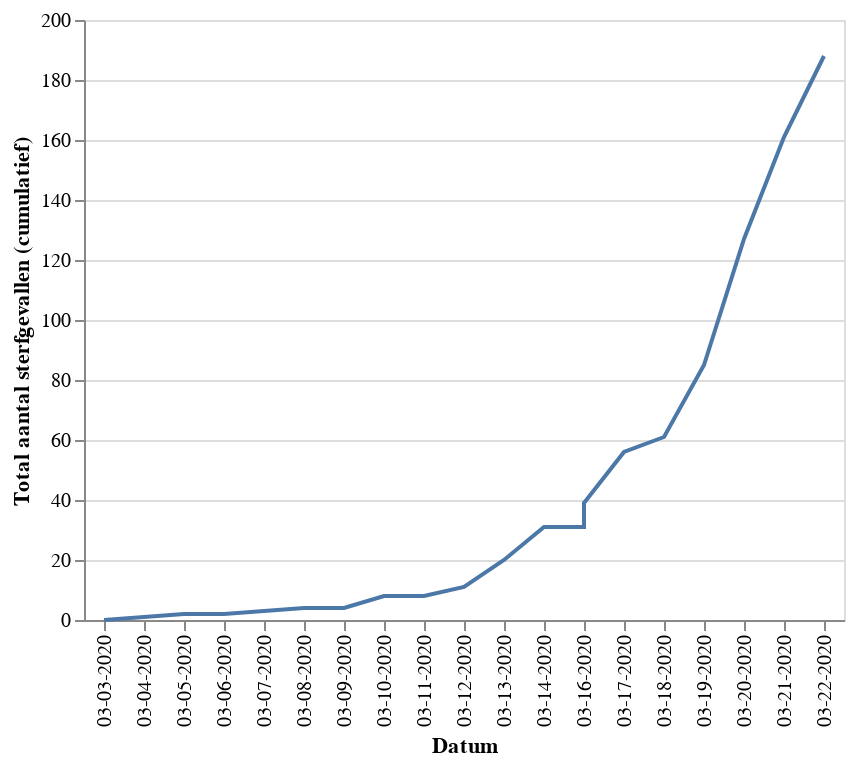

The code cell stored with this chart in its notebook:
### Code cell
#hide_input
test = df_aantal.T
test.columns = test.iloc[-1]
# test = test.iloc[:,4:-2]
test = test[:-1]
test = test.reset_index()
def change(col):
    return ''.join([c for c in col if c not in set(punctuation)-set(['-'])])
res = {c:change(c) for c in test.columns if set(punctuation) & set(c)-set(['-'])}
test.rename(columns=res, inplace=True)
test['Datum'] = list(df[['Datum','Count']].groupby('Count').describe()['Datum']['top'])
columns = list(test.columns)
for rem in ['Count','Datum']: columns.remove(rem)

columns = columns
select_box = alt.binding_select(options=columns, name='column')
sel = alt.selection_single(fields=['column'], bind=select_box, init={'column': 'Amsterdam'})

alt.Chart(test).transform_fold(
    columns,
    as_=['column', 'value']
).transform_filter(
    sel  
).mark_line().encode(
    x=alt.X('Datum:O', title='Datum'),
    y=alt.X('value:Q', title='Total aantal positieve testen (cumulatief)'),
).add_selection(
    sel
)
